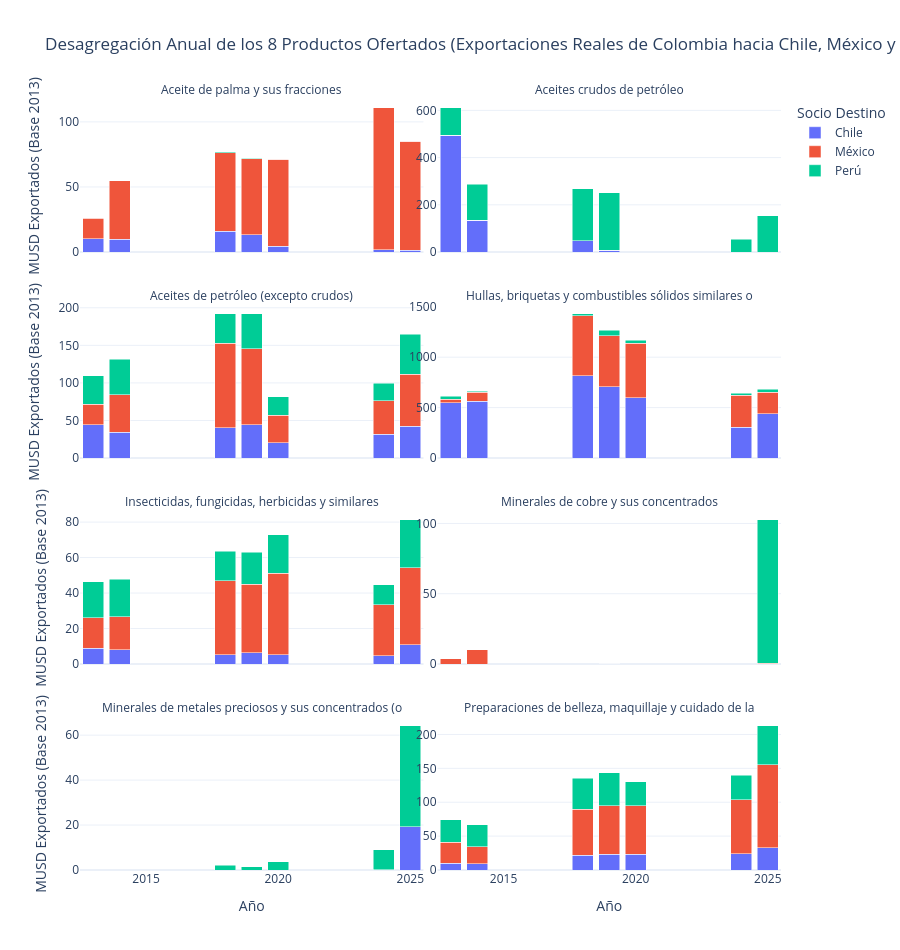
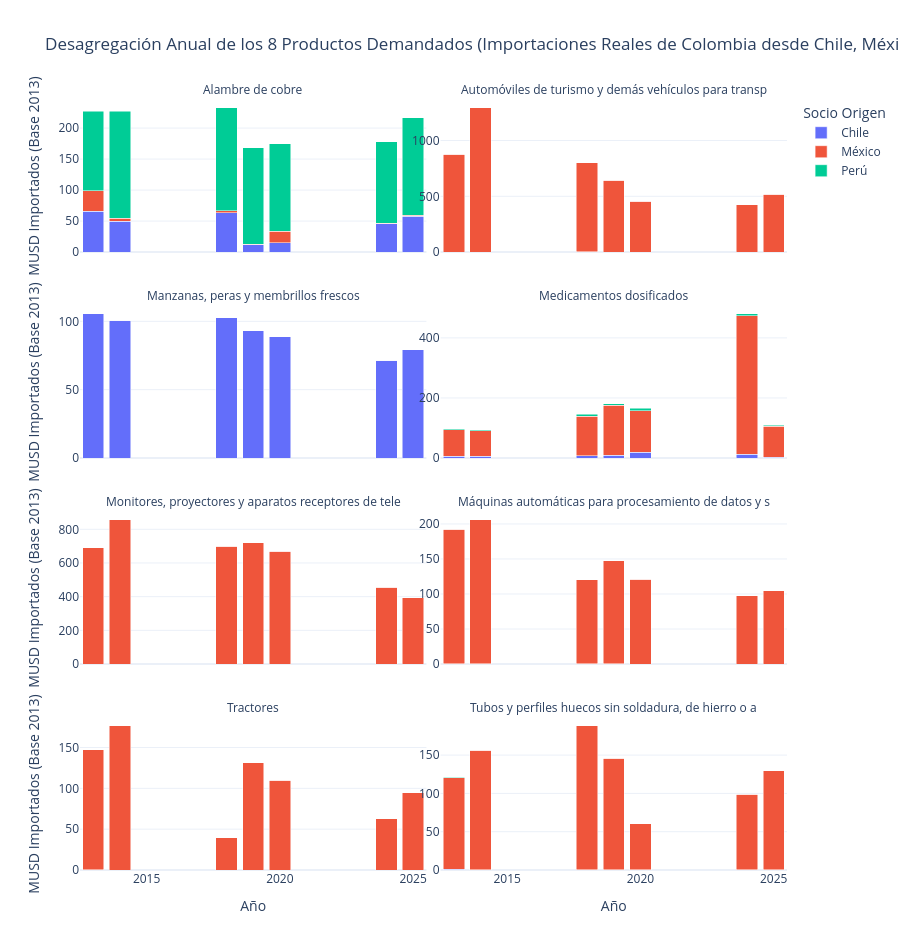

The notebook cell saved with these charts, in order:
### Markdown cell above
---
## Fase 2 CRISP-DM: Comprensión de los Datos y Desagregación Exhaustiva de los 8 Productos Ofertados y 8 Demandados (*Data Understanding*)

### 2.1 Evolución Temporal y por País Socio (`CHL`, `MEX`, `PER`) de Cada Uno de los 16 Productos
A partir de los **1,111,403 registros de exportaciones** (`Expo_2013` a `Expo_2025`) y los **2,697,644 registros de importaciones** (`Impo_2013` a `Impo_2025`), se desagrega individualmente la trayectoria real deflactada (MUSD Base 2013) de cada uno de los **8 Productos Ofertados** y de cada uno de los **8 Productos Demandados** por socio comercial y bloque histórico.

### Code cell
from src.alianza_pacifico.crispdm_pipeline import (
    PRODUCTOS_OFERTADOS_LIST,
    PRODUCTOS_DEMANDADOS_LIST,
    execute_full_crispdm,
)

df_expo, panel_ap, resultados_pruebas, modelo_bundle = execute_full_crispdm(PROJECT_ROOT)
monthly_prod = modelo_bundle['monthly_prod']
df_prod = modelo_bundle['df_prod']

# Visualización interactiva Plotly y Grillas 4x2 para cada uno de los 8 Productos Ofertados y 8 Demandados
anual_prod = (
    monthly_prod.groupby(['anio', 'COD_PAI4', 'pais_nombre', 'tipo_canasta', 'producto_clave'], as_index=False)
    .agg(
        expo_real_musd=('expo_real_usd', lambda s: round(s.sum() / 1e6, 3)),
        impo_real_musd=('impo_real_usd', lambda s: round(s.sum() / 1e6, 3)),
    )
)
fig_px_of = px.bar(
    anual_prod[anual_prod['tipo_canasta'] == 'Canasta Ofertada'],
    x='anio', y='expo_real_musd', color='pais_nombre', facet_col='producto_clave', facet_col_wrap=2,
    title='Desagregación Anual de los 8 Productos Ofertados (MUSD Exportados Base 2013 por Socio)',
    template='plotly_white', height=950,
)
fig_px_of.update_yaxes(matches=None, showticklabels=True)
fig_px_of.show()

fig_px_dem = px.bar(
    anual_prod[anual_prod['tipo_canasta'] == 'Canasta Demandada (Referencia)'],
    x='anio', y='impo_real_musd', color='pais_nombre', facet_col='producto_clave', facet_col_wrap=2,
    title='Desagregación Anual de los 8 Productos Demandados (MUSD Importados Base 2013 por Socio)',
    template='plotly_white', height=950,
)
fig_px_dem.update_yaxes(matches=None, showticklabels=True)
fig_px_dem.show()

### Figure 1 — Plotly figure (JSON) as saved in the notebook; plotly's stock layout.template omitted (floating-point values rounded to 4 significant figures)
{"data": [{"hovertemplate": "Socio Destino=Chile<br>producto_clave=Aceite de palma y sus fracciones<br>Año=%{x}<br>MUSD Exportados (Base 2013)=%{y}<extra></extra>", "legendgroup": "Chile", "marker": {"color": "#636efa", "pattern": {"shape": ""}}, "name": "Chile", "orientation": "v", "showlegend": true, "textposition": "auto", "x": [2013, 2014, 2018, 2019, 2020, 2024, 2025], "xaxis": "x7", "y": [10.26, 9.836, 15.98, 13.23, 4.334, 1.911, 1.359], "yaxis": "y7", "type": "bar"}, {"hovertemplate": "Socio Destino=Chile<br>producto_clave=Aceites crudos de petróleo<br>Año=%{x}<br>MUSD Exportados (Base 2013)=%{y}<extra></extra>", "legendgroup": "Chile", "marker": {"color": "#636efa", "pattern": {"shape": ""}}, "name": "Chile", "orientation": "v", "showlegend": false, "textposition": "auto", "x": [2013, 2014, 2018, 2019, 2020, 2024, 2025], "xaxis": "x8", "y": [494.7, 135.5, 48.4, 6.959, 0.0, 0.0, 0.0], "yaxis": "y8", "type": "bar"}, {"hovertemplate": "Socio Destino=Chile<br>producto_clave=Aceites de petróleo (excepto crudos)<br>Año=%{x}<br>MUSD Exportados (Base 2013)=%{y}<extra></extra>", "legendgroup": "Chile", "marker": {"color": "#636efa", "pattern": {"shape": ""}}, "name": "Chile", "orientation": "v", "showlegend": false, "textposition": "auto", "x": [2013, 2014, 2018, 2019, 2020, 2024, 2025], "xaxis": "x5", "y": [44.49, 34.59, 40.39, 44.31, 20.62, 31.79, 41.99], "yaxis": "y5", "type": "bar"}, {"hovertemplate": "Socio Destino=Chile<br>producto_clave=Hullas, briquetas y combustibles sólidos similares obtenidos de la hulla<br>Año=%{x}<br>MUSD Exportados (Base 2013)=%{y}<extra></extra>", "legendgroup": "Chile", "marker": {"color": "#636efa", "pattern": {"shape": ""}}, "name": "Chile", "orientation": "v", "showlegend": false, "textposition": "auto", "x": [2013, 2014, 2018, 2019, 2020, 2024, 2025], "xaxis": "x6", "y": [548.6, 563.9, 816.0, 707.9, 599.5, 304.1, 438.2], "yaxis": "y6", "type": "bar"}, {"hovertemplate": "Socio Destino=Chile<br>producto_clave=Insecticidas, fungicidas, herbicidas y similares<br>Año=%{x}<br>MUSD Exportados (Base 2013)=%{y}<extra></extra>", "legendgroup": "Chile", "marker": {"color": "#636efa", "pattern": {"shape": ""}}, "name": "Chile", "orientation": "v", "showlegend": false, "textposition": "auto", "x": [2013, 2014, 2018, 2019, 2020, 2024, 2025], "xaxis": "x3", "y": [8.935, 8.143, 5.239, 6.304, 5.208, 4.543, 10.8], "yaxis": "y3", "type": "bar"}, {"hovertemplate": "Socio Destino=Chile<br>producto_clave=Minerales de cobre y sus concentrados<br>Año=%{x}<br>MUSD Exportados (Base 2013)=%{y}<extra></extra>", "legendgroup": "Chile", "marker": {"color": "#636efa", "pattern": {"shape": ""}}, "name": "Chile", "orientation": "v", "showlegend": false, "textposition": "auto", "x": [2013, 2014, 2018, 2019, 2020, 2024, 2025], "xaxis": "x4", "y": [0.0, 0.018, 0.0, 0.0, 0.0, 0.0, 0.0], "yaxis": "y4", "type": "bar"}, {"hovertemplate": "Socio Destino=Chile<br>producto_clave=Minerales de metales preciosos y sus concentrados (oro y cobre)<br>Año=%{x}<br>MUSD Exportados (Base 2013)=%{y}<extra></extra>", "legendgroup": "Chile", "marker": {"color": "#636efa", "pattern": {"shape": ""}}, "name": "Chile", "orientation": "v", "showlegend": false, "textposition": "auto", "x": [2013, 2014, 2018, 2019, 2020, 2024, 2025], "xaxis": "x", "y": [0.0, 0.0, 0.0, 0.0, 0.0, 0.016, 19.21], "yaxis": "y", "type": "bar"}, {"hovertemplate": "Socio Destino=Chile<br>producto_clave=Preparaciones de belleza, maquillaje y cuidado de la piel<br>Año=%{x}<br>MUSD Exportados (Base 2013)=%{y}<extra></extra>", "legendgroup": "Chile", "marker": {"color": "#636efa", "pattern": {"shape": ""}}, "name": "Chile", "orientation": "v", "showlegend": false, "textposition": "auto", "x": [2013, 2014, 2018, 2019, 2020, 2024, 2025], "xaxis": "x2", "y": [9.752, 9.277, 22.09, 23.24, 23.34, 24.12, 32.94], "yaxis": "y2", "type": "bar"}, {"hovertemplate": "Socio Destino=México<br>producto_clave=Aceite de palma y sus fracciones<br>Año=%{x}<br>MUSD Exportados (Base 2013)=%{y}<extra></extra>", "legendgroup": "México", "marker": {"color": "#EF553B", "pattern": {"shape": ""}}, "name": "México", "orientation": "v", "showlegend": true, "textposition": "auto", "x": [2013, 2014, 2018, 2019, 2020, 2024, 2025], "xaxis": "x7", "y": [15.82, 44.85, 60.47, 58.59, 66.83, 109.1, 83.67], "yaxis": "y7", "type": "bar"}, {"hovertemplate": "Socio Destino=México<br>producto_clave=Aceites crudos de petróleo<br>Año=%{x}<br>MUSD Exportados (Base 2013)=%{y}<extra></extra>", "legendgroup": "México", "marker": {"color": "#EF553B", "pattern": {"shape": ""}}, "name": "México", "orientation": "v", "showlegend": false, "textposition": "auto", "x": [2013, 2014, 2018, 2019, 2020, 2024, 2025], "xaxis": "x8", "y": [0.0, 0.0, 0.0, 0.0, 0.0, 0.0, 0.0], "yaxis": "y8", "type": "bar"}, {"hovertemplate": "Socio Destino=México<br>producto_clave=Aceites de petróleo (excepto crudos)<br>Año=%{x}<br>MUSD Exportados (Base 2013)=%{y}<extra></extra>", "legendgroup": "México", "marker": {"color": "#EF553B", "pattern": {"shape": ""}}, "name": "México", "orientation": "v", "showlegend": false, "textposition": "auto", "x": [2013, 2014, 2018, 2019, 2020, 2024, 2025], "xaxis": "x5", "y": [27.38, 49.85, 112.5, 101.4, 36.15, 44.34, 69.82], "yaxis": "y5", "type": "bar"}, {"hovertemplate": "Socio Destino=México<br>producto_clave=Hullas, briquetas y combustibles sólidos similares obtenidos de la hulla<br>Año=%{x}<br>MUSD Exportados (Base 2013)=%{y}<extra></extra>", "legendgroup": "México", "marker": {"color": "#EF553B", "pattern": {"shape": ""}}, "name": "México", "orientation": "v", "showlegend": false, "textposition": "auto", "x": [2013, 2014, 2018, 2019, 2020, 2024, 2025], "xaxis": "x6", "y": [35.49, 89.0, 593.5, 506.6, 541.0, 320.7, 216.5], "yaxis": "y6", "type": "bar"}, {"hovertemplate": "Socio Destino=México<br>producto_clave=Insecticidas, fungicidas, herbicidas y similares<br>Año=%{x}<br>MUSD Exportados (Base 2013)=%{y}<extra></extra>", "legendgroup": "México", "marker": {"color": "#EF553B", "pattern": {"shape": ""}}, "name": "México", "orientation": "v", "showlegend": false, "textposition": "auto", "x": [2013, 2014, 2018, 2019, 2020, 2024, 2025], "xaxis": "x3", "y": [17.22, 18.45, 41.8, 38.59, 46.07, 28.74, 43.58], "yaxis": "y3", "type": "bar"}, {"hovertemplate": "Socio Destino=México<br>producto_clave=Minerales de cobre y sus concentrados<br>Año=%{x}<br>MUSD Exportados (Base 2013)=%{y}<extra></extra>", "legendgroup": "México", "marker": {"color": "#EF553B", "pattern": {"shape": ""}}, "name": "México", "orientation": "v", "showlegend": false, "textposition": "auto", "x": [2013, 2014, 2018, 2019, 2020, 2024, 2025], "xaxis": "x4", "y": [3.881, 10.22, 0.0, 0.0, 0.0, 0.0, 0.655], "yaxis": "y4", "type": "bar"}, {"hovertemplate": "Socio Destino=México<br>producto_clave=Minerales de metales preciosos y sus concentrados (oro y cobre)<br>Año=%{x}<br>MUSD Exportados (Base 2013)=%{y}<extra></extra>", "legendgroup": "México", "marker": {"color": "#EF553B", "pattern": {"shape": ""}}, "name": "México", "orientation": "v", "showlegend": false, "textposition": "auto", "x": [2013, 2014, 2018, 2019, 2020, 2024, 2025], "xaxis": "x", "y": [0.0, 0.0, 0.0, 0.0, 0.0, 0.019, 0.0], "yaxis": "y", "type": "bar"}, {"hovertemplate": "Socio Destino=México<br>producto_clave=Preparaciones de belleza, maquillaje y cuidado de la piel<br>Año=%{x}<br>MUSD Exportados (Base 2013)=%{y}<extra></extra>", "legendgroup": "México", "marker": {"color": "#EF553B", "pattern": {"shape": ""}}, "name": "México", "orientation": "v", "showlegend": false, "textposition": "auto", "x": [2013, 2014, 2018, 2019, 2020, 2024, 2025], "xaxis": "x2", "y": [31.11, 24.8, 67.22, 71.41, 71.78, 79.4, 122.4], "yaxis": "y2", "type": "bar"}, {"hovertemplate": "Socio Destino=Perú<br>producto_clave=Aceite de palma y sus fracciones<br>Año=%{x}<br>MUSD Exportados (Base 2013)=%{y}<extra></extra>", "legendgroup": "Perú", "marker": {"color": "#00cc96", "pattern": {"shape": ""}}, "name": "Perú", "orientation": "v", "showlegend": true, "textposition": "auto", "x": [2013, 2014, 2018, 2019, 2020, 2024, 2025], "xaxis": "x7", "y": [0.306, 0.0, 0.648, 0.078, 0.085, 0.0, 0.258], "yaxis": "y7", "type": "bar"}, {"hovertemplate": "Socio Destino=Perú<br>producto_clave=Aceites crudos de petróleo<br>Año=%{x}<br>MUSD Exportados (Base 2013)=%{y}<extra></extra>", "legendgroup": "Perú", "marker": {"color": "#00cc96", "pattern": {"shape": ""}}, "name": "Perú", "orientation": "v", "showlegend": false, "textposition": "auto", "x": [2013, 2014, 2018, 2019, 2020, 2024, 2025], "xaxis": "x8", "y": [116.9, 152.6, 220.0, 243.3, 0.0, 53.72, 153.6], "yaxis": "y8", "type": "bar"}, {"hovertemplate": "Socio Destino=Perú<br>producto_clave=Aceites de petróleo (excepto crudos)<br>Año=%{x}<br>MUSD Exportados (Base 2013)=%{y}<extra></extra>", "legendgroup": "Perú", "marker": {"color": "#00cc96", "pattern": {"shape": ""}}, "name": "Perú", "orientation": "v", "showlegend": false, "textposition": "auto", "x": [2013, 2014, 2018, 2019, 2020, 2024, 2025], "xaxis": "x5", "y": [37.46, 46.94, 39.35, 46.51, 24.47, 23.5, 52.77], "yaxis": "y5", "type": "bar"}, {"hovertemplate": "Socio Destino=Perú<br>producto_clave=Hullas, briquetas y combustibles sólidos similares obtenidos de la hulla<br>Año=%{x}<br>MUSD Exportados (Base 2013)=%{y}<extra></extra>", "legendgroup": "Perú", "marker": {"color": "#00cc96", "pattern": {"shape": ""}}, "name": "Perú", "orientation": "v", "showlegend": false, "textposition": "auto", "x": [2013, 2014, 2018, 2019, 2020, 2024, 2025], "xaxis": "x6", "y": [27.68, 10.86, 22.65, 53.23, 25.92, 15.15, 27.68], "yaxis": "y6", "type": "bar"}, {"hovertemplate": "Socio Destino=Perú<br>producto_clave=Insecticidas, fungicidas, herbicidas y similares<br>Año=%{x}<br>MUSD Exportados (Base 2013)=%{y}<extra></extra>", "legendgroup": "Perú", "marker": {"color": "#00cc96", "pattern": {"shape": ""}}, "name": "Perú", "orientation": "v", "showlegend": false, "textposition": "auto", "x": [2013, 2014, 2018, 2019, 2020, 2024, 2025], "xaxis": "x3", "y": [20.24, 21.27, 16.49, 18.09, 21.62, 11.36, 27.04], "yaxis": "y3", "type": "bar"}, {"hovertemplate": "Socio Destino=Perú<br>producto_clave=Minerales de cobre y sus concentrados<br>Año=%{x}<br>MUSD Exportados (Base 2013)=%{y}<extra></extra>", "legendgroup": "Perú", "marker": {"color": "#00cc96", "pattern": {"shape": ""}}, "name": "Perú", "orientation": "v", "showlegend": false, "textposition": "auto", "x": [2013, 2014, 2018, 2019, 2020, 2024, 2025], "xaxis": "x4", "y": [0.0, 0.0, 0.0, 0.078, 0.017, 0.0, 102.1], "yaxis": "y4", "type": "bar"}, {"hovertemplate": "Socio Destino=Perú<br>producto_clave=Minerales de metales preciosos y sus concentrados (oro y cobre)<br>Año=%{x}<br>MUSD Exportados (Base 2013)=%{y}<extra></extra>", "legendgroup": "Perú", "marker": {"color": "#00cc96", "pattern": {"shape": ""}}, "name": "Perú", "orientation": "v", "showlegend": false, "textposition": "auto", "x": [2013, 2014, 2018, 2019, 2020, 2024, 2025], "xaxis": "x", "y": [0.0, 0.0, 2.206, 1.446, 3.66, 9.045, 45.08], "yaxis": "y", "type": "bar"}, {"hovertemplate": "Socio Destino=Perú<br>producto_clave=Preparaciones de belleza, maquillaje y cuidado de la piel<br>Año=%{x}<br>MUSD Exportados (Base 2013)=%{y}<extra></extra>", "legendgroup": "Perú", "marker": {"color": "#00cc96", "pattern": {"shape": ""}}, "name": "Perú", "orientation": "v", "showlegend": false, "textposition": "auto", "x": [2013, 2014, 2018, 2019, 2020, 2024, 2025], "xaxis": "x2", "y": [33.11, 32.63, 46.26, 49.2, 35.11, 36.41, 57.85], "yaxis": "y2", "type": "bar"}], "layout": {"xaxis": {"anchor": "y", "domain": [0.0, 0.49], "title": {"text": "Año"}}, "yaxis": {"anchor": "x", "domain": [0.0, 0.1975], "title": {"text": "MUSD Exportados (Base 2013)"}, "showticklabels": true}, "xaxis2": {"anchor": "y2", "domain": [0.51, 1.0], "matches": "x", "title": {"text": "Año"}}, "yaxis2": {"anchor": "x2", "domain": [0.0, 0.1975], "showticklabels": true}, "xaxis3": {"anchor": "y3", "domain": [0.0, 0.49], "matches": "x", "showticklabels": false}, "yaxis3": {"anchor": "x3", "domain": [0.2675, 0.465], "title": {"text": "MUSD Exportados (Base 2013)"}, "showticklabels": true}, "xaxis4": {"anchor": "y4", "domain": [0.51, 1.0], "matches": "x", "showticklabels": false}, "yaxis4": {"anchor": "x4", "domain": [0.2675, 0.465], "showticklabels": true}, "xaxis5": {"anchor": "y5", "domain": [0.0, 0.49], "matches": "x", "showticklabels": false}, "yaxis5": {"anchor": "x5", "domain": [0.535, 0.7325], "title": {"text": "MUSD Exportados (Base 2013)"}, "showticklabels": true}, "xaxis6": {"anchor": "y6", "domain": [0.51, 1.0], "matches": "x", "showticklabels": false}, "yaxis6": {"anchor": "x6", "domain": [0.535, 0.7325], "showticklabels": true}, "xaxis7": {"anchor": "y7", "domain": [0.0, 0.49], "matches": "x", "showticklabels": false}, "yaxis7": {"anchor": "x7", "domain": [0.8025, 1.0], "title": {"text": "MUSD Exportados (Base 2013)"}, "showticklabels": true}, "xaxis8": {"anchor": "y8", "domain": [0.51, 1.0], "matches": "x", "showticklabels": false}, "yaxis8": {"anchor": "x8", "domain": [0.8025, 1.0], "showticklabels": true}, "annotations": [{"font": {}, "showarrow": false, "text": "Minerales de metales preciosos y sus concentrados (o", "x": 0.245, "xanchor": "center", "xref": "paper", "y": 0.1975, "yanchor": "bottom", "yref": "paper"}, {"font": {}, "showarrow": false, "text": "Preparaciones de belleza, maquillaje y cuidado de la", "x": 0.755, "xanchor": "center", "xref": "paper", "y": 0.1975, "yanchor": "bottom", "yref": "paper"}, {"font": {}, "showarrow": false, "text": "Insecticidas, fungicidas, herbicidas y similares", "x": 0.245, "xanchor": "center", "xref": "paper", "y": 0.465, "yanchor": "bottom", "yref": "paper"}, {"font": {}, "showarrow": false, "text": "Minerales de cobre y sus concentrados", "x": 0.755, "xanchor": "center", "xref": "paper", "y": 0.465, "yanchor": "bottom", "yref": "paper"}, {"font": {}, "showarrow": false, "text": "Aceites de petróleo (excepto crudos)", "x": 0.245, "xanchor": "center", "xref": "paper", "y": 0.7325, "yanchor": "bottom", "yref": "paper"}, {"font": {}, "showarrow": false, "text": "Hullas, briquetas y combustibles sólidos similares o", "x": 0.755, "xanchor": "center", "xref": "paper", "y": 0.7325, "yanchor": "bottom", "yref": "paper"}, {"font": {}, "showarrow": false, "text": "Aceite de palma y sus fracciones", "x": 0.245, "xanchor": "center", "xref": "paper", "y": 1.0, "yanchor": "bottom", "yref": "paper"}, {"font": {}, "showarrow": false, "text": "Aceites crudos de petróleo", "x": 0.755, "xanchor": "center", "xref": "paper", "y": 1.0, "yanchor": "bottom", "yref": "paper"}], "legend": {"title": {"text": "Socio Destino"}, "tracegroupgap": 0}, "title": {"text": "Desagregación Anual de los 8 Productos Ofertados (Exportaciones Reales de Colombia hacia Chile, México y Perú — MUSD Base 2013)"}, "barmode": "stack", "height": 950}}

### Figure 2 — Plotly figure (JSON) as saved in the notebook; plotly's stock layout.template omitted (floating-point values rounded to 4 significant figures)
{"data": [{"hovertemplate": "Socio Origen=Chile<br>producto_clave=Alambre de cobre<br>Año=%{x}<br>MUSD Importados (Base 2013)=%{y}<extra></extra>", "legendgroup": "Chile", "marker": {"color": "#636efa", "pattern": {"shape": ""}}, "name": "Chile", "orientation": "v", "showlegend": true, "textposition": "auto", "x": [2013, 2014, 2018, 2019, 2020, 2024, 2025], "xaxis": "x7", "y": [65.64, 49.8, 63.17, 11.75, 14.89, 45.73, 57.42], "yaxis": "y7", "type": "bar"}, {"hovertemplate": "Socio Origen=Chile<br>producto_clave=Automóviles de turismo y demás vehículos para transporte de personas<br>Año=%{x}<br>MUSD Importados (Base 2013)=%{y}<extra></extra>", "legendgroup": "Chile", "marker": {"color": "#636efa", "pattern": {"shape": ""}}, "name": "Chile", "orientation": "v", "showlegend": false, "textposition": "auto", "x": [2013, 2014, 2018, 2019, 2020, 2024, 2025], "xaxis": "x8", "y": [0.077, 0.0, 3.6, 0.0, 0.0, 0.0, 0.038], "yaxis": "y8", "type": "bar"}, {"hovertemplate": "Socio Origen=Chile<br>producto_clave=Manzanas, peras y membrillos frescos<br>Año=%{x}<br>MUSD Importados (Base 2013)=%{y}<extra></extra>", "legendgroup": "Chile", "marker": {"color": "#636efa", "pattern": {"shape": ""}}, "name": "Chile", "orientation": "v", "showlegend": false, "textposition": "auto", "x": [2013, 2014, 2018, 2019, 2020, 2024, 2025], "xaxis": "x5", "y": [105.7, 100.9, 102.5, 93.06, 88.77, 71.47, 79.24], "yaxis": "y5", "type": "bar"}, {"hovertemplate": "Socio Origen=Chile<br>producto_clave=Medicamentos dosificados<br>Año=%{x}<br>MUSD Importados (Base 2013)=%{y}<extra></extra>", "legendgroup": "Chile", "marker": {"color": "#636efa", "pattern": {"shape": ""}}, "name": "Chile", "orientation": "v", "showlegend": false, "textposition": "auto", "x": [2013, 2014, 2018, 2019, 2020, 2024, 2025], "xaxis": "x6", "y": [6.51, 5.984, 6.95, 9.629, 19.05, 12.14, 3.262], "yaxis": "y6", "type": "bar"}, {"hovertemplate": "Socio Origen=Chile<br>producto_clave=Monitores, proyectores y aparatos receptores de televisión<br>Año=%{x}<br>MUSD Importados (Base 2013)=%{y}<extra></extra>", "legendgroup": "Chile", "marker": {"color": "#636efa", "pattern": {"shape": ""}}, "name": "Chile", "orientation": "v", "showlegend": false, "textposition": "auto", "x": [2013, 2014, 2018, 2019, 2020, 2024, 2025], "xaxis": "x3", "y": [0.001, 0.0, 0.008, 0.0, 0.104, 0.001, 0.005], "yaxis": "y3", "type": "bar"}, {"hovertemplate": "Socio Origen=Chile<br>producto_clave=Máquinas automáticas para procesamiento de datos y sus unidades<br>Año=%{x}<br>MUSD Importados (Base 2013)=%{y}<extra></extra>", "legendgroup": "Chile", "marker": {"color": "#636efa", "pattern": {"shape": ""}}, "name": "Chile", "orientation": "v", "showlegend": false, "textposition": "auto", "x": [2013, 2014, 2018, 2019, 2020, 2024, 2025], "xaxis": "x4", "y": [0.265, 0.454, 0.07, 0.102, 0.013, 0.006, 0.001], "yaxis": "y4", "type": "bar"}, {"hovertemplate": "Socio Origen=Chile<br>producto_clave=Tractores<br>Año=%{x}<br>MUSD Importados (Base 2013)=%{y}<extra></extra>", "legendgroup": "Chile", "marker": {"color": "#636efa", "pattern": {"shape": ""}}, "name": "Chile", "orientation": "v", "showlegend": false, "textposition": "auto", "x": [2013, 2014, 2018, 2019, 2020, 2024, 2025], "xaxis": "x", "y": [0.059, 0.0, 0.0, 0.0, 0.0, 0.0, 0.0], "yaxis": "y", "type": "bar"}, {"hovertemplate": "Socio Origen=Chile<br>producto_clave=Tubos y perfiles huecos sin soldadura, de hierro o acero<br>Año=%{x}<br>MUSD Importados (Base 2013)=%{y}<extra></extra>", "legendgroup": "Chile", "marker": {"color": "#636efa", "pattern": {"shape": ""}}, "name": "Chile", "orientation": "v", "showlegend": false, "textposition": "auto", "x": [2013, 2014, 2018, 2019, 2020, 2024, 2025], "xaxis": "x2", "y": [0.818, 0.427, 0.199, 0.2, 0.124, 0.006, 0.07], "yaxis": "y2", "type": "bar"}, {"hovertemplate": "Socio Origen=México<br>producto_clave=Alambre de cobre<br>Año=%{x}<br>MUSD Importados (Base 2013)=%{y}<extra></extra>", "legendgroup": "México", "marker": {"color": "#EF553B", "pattern": {"shape": ""}}, "name": "México", "orientation": "v", "showlegend": true, "textposition": "auto", "x": [2013, 2014, 2018, 2019, 2020, 2024, 2025], "xaxis": "x7", "y": [33.0, 4.688, 3.227, 0.924, 18.78, 0.841, 1.759], "yaxis": "y7", "type": "bar"}, {"hovertemplate": "Socio Origen=México<br>producto_clave=Automóviles de turismo y demás vehículos para transporte de personas<br>Año=%{x}<br>MUSD Importados (Base 2013)=%{y}<extra></extra>", "legendgroup": "México", "marker": {"color": "#EF553B", "pattern": {"shape": ""}}, "name": "México", "orientation": "v", "showlegend": false, "textposition": "auto", "x": [2013, 2014, 2018, 2019, 2020, 2024, 2025], "xaxis": "x8", "y": [877.3, 1295.0, 798.2, 641.9, 457.8, 425.7, 517.2], "yaxis": "y8", "type": "bar"}, {"hovertemplate": "Socio Origen=México<br>producto_clave=Manzanas, peras y membrillos frescos<br>Año=%{x}<br>MUSD Importados (Base 2013)=%{y}<extra></extra>", "legendgroup": "México", "marker": {"color": "#EF553B", "pattern": {"shape": ""}}, "name": "México", "orientation": "v", "showlegend": false, "textposition": "auto", "x": [2013, 2014, 2018, 2019, 2020, 2024, 2025], "xaxis": "x5", "y": [0.0, 0.0, 0.0, 0.0, 0.0, 0.0, 0.0], "yaxis": "y5", "type": "bar"}, {"hovertemplate": "Socio Origen=México<br>producto_clave=Medicamentos dosificados<br>Año=%{x}<br>MUSD Importados (Base 2013)=%{y}<extra></extra>", "legendgroup": "México", "marker": {"color": "#EF553B", "pattern": {"shape": ""}}, "name": "México", "orientation": "v", "showlegend": false, "textposition": "auto", "x": [2013, 2014, 2018, 2019, 2020, 2024, 2025], "xaxis": "x6", "y": [87.08, 85.15, 132.9, 166.0, 139.2, 461.1, 102.8], "yaxis": "y6", "type": "bar"}, {"hovertemplate": "Socio Origen=México<br>producto_clave=Monitores, proyectores y aparatos receptores de televisión<br>Año=%{x}<br>MUSD Importados (Base 2013)=%{y}<extra></extra>", "legendgroup": "México", "marker": {"color": "#EF553B", "pattern": {"shape": ""}}, "name": "México", "orientation": "v", "showlegend": false, "textposition": "auto", "x": [2013, 2014, 2018, 2019, 2020, 2024, 2025], "xaxis": "x3", "y": [691.1, 857.8, 698.1, 720.0, 670.7, 455.3, 394.1], "yaxis": "y3", "type": "bar"}, {"hovertemplate": "Socio Origen=México<br>producto_clave=Máquinas automáticas para procesamiento de datos y sus unidades<br>Año=%{x}<br>MUSD Importados (Base 2013)=%{y}<extra></extra>", "legendgroup": "México", "marker": {"color": "#EF553B", "pattern": {"shape": ""}}, "name": "México", "orientation": "v", "showlegend": false, "textposition": "auto", "x": [2013, 2014, 2018, 2019, 2020, 2024, 2025], "xaxis": "x4", "y": [192.3, 205.8, 120.4, 147.4, 121.3, 97.27, 104.9], "yaxis": "y4", "type": "bar"}, {"hovertemplate": "Socio Origen=México<br>producto_clave=Tractores<br>Año=%{x}<br>MUSD Importados (Base 2013)=%{y}<extra></extra>", "legendgroup": "México", "marker": {"color": "#EF553B", "pattern": {"shape": ""}}, "name": "México", "orientation": "v", "showlegend": false, "textposition": "auto", "x": [2013, 2014, 2018, 2019, 2020, 2024, 2025], "xaxis": "x", "y": [147.1, 176.9, 39.48, 131.4, 110.2, 62.53, 94.7], "yaxis": "y", "type": "bar"}, {"hovertemplate": "Socio Origen=México<br>producto_clave=Tubos y perfiles huecos sin soldadura, de hierro o acero<br>Año=%{x}<br>MUSD Importados (Base 2013)=%{y}<extra></extra>", "legendgroup": "México", "marker": {"color": "#EF553B", "pattern": {"shape": ""}}, "name": "México", "orientation": "v", "showlegend": false, "textposition": "auto", "x": [2013, 2014, 2018, 2019, 2020, 2024, 2025], "xaxis": "x2", "y": [119.4, 155.9, 188.3, 145.7, 60.13, 99.17, 129.5], "yaxis": "y2", "type": "bar"}, {"hovertemplate": "Socio Origen=Perú<br>producto_clave=Alambre de cobre<br>Año=%{x}<br>MUSD Importados (Base 2013)=%{y}<extra></extra>", "legendgroup": "Perú", "marker": {"color": "#00cc96", "pattern": {"shape": ""}}, "name": "Perú", "orientation": "v", "showlegend": true, "textposition": "auto", "x": [2013, 2014, 2018, 2019, 2020, 2024, 2025], "xaxis": "x7", "y": [128.2, 172.8, 166.6, 155.9, 141.4, 131.6, 157.3], "yaxis": "y7", "type": "bar"}, {"hovertemplate": "Socio Origen=Perú<br>producto_clave=Automóviles de turismo y demás vehículos para transporte de personas<br>Año=%{x}<br>MUSD Importados (Base 2013)=%{y}<extra></extra>", "legendgroup": "Perú", "marker": {"color": "#00cc96", "pattern": {"shape": ""}}, "name": "Perú", "orientation": "v", "showlegend": false, "textposition": "auto", "x": [2013, 2014, 2018, 2019, 2020, 2024, 2025], "xaxis": "x8", "y": [0.074, 0.021, 0.0, 0.0, 0.0, 0.261, 0.0], "yaxis": "y8", "type": "bar"}, {"hovertemplate": "Socio Origen=Perú<br>producto_clave=Manzanas, peras y membrillos frescos<br>Año=%{x}<br>MUSD Importados (Base 2013)=%{y}<extra></extra>", "legendgroup": "Perú", "marker": {"color": "#00cc96", "pattern": {"shape": ""}}, "name": "Perú", "orientation": "v", "showlegend": false, "textposition": "auto", "x": [2013, 2014, 2018, 2019, 2020, 2024, 2025], "xaxis": "x5", "y": [0.0, 0.0, 0.0, 0.0, 0.0, 0.0, 0.07], "yaxis": "y5", "type": "bar"}, {"hovertemplate": "Socio Origen=Perú<br>producto_clave=Medicamentos dosificados<br>Año=%{x}<br>MUSD Importados (Base 2013)=%{y}<extra></extra>", "legendgroup": "Perú", "marker": {"color": "#00cc96", "pattern": {"shape": ""}}, "name": "Perú", "orientation": "v", "showlegend": false, "textposition": "auto", "x": [2013, 2014, 2018, 2019, 2020, 2024, 2025], "xaxis": "x6", "y": [3.521, 2.776, 5.47, 5.527, 7.051, 7.702, 2.367], "yaxis": "y6", "type": "bar"}, {"hovertemplate": "Socio Origen=Perú<br>producto_clave=Monitores, proyectores y aparatos receptores de televisión<br>Año=%{x}<br>MUSD Importados (Base 2013)=%{y}<extra></extra>", "legendgroup": "Perú", "marker": {"color": "#00cc96", "pattern": {"shape": ""}}, "name": "Perú", "orientation": "v", "showlegend": false, "textposition": "auto", "x": [2013, 2014, 2018, 2019, 2020, 2024, 2025], "xaxis": "x3", "y": [0.0, 0.009, 0.0, 0.0, 0.0, 0.0, 0.006], "yaxis": "y3", "type": "bar"}, {"hovertemplate": "Socio Origen=Perú<br>producto_clave=Máquinas automáticas para procesamiento de datos y sus unidades<br>Año=%{x}<br>MUSD Importados (Base 2013)=%{y}<extra></extra>", "legendgroup": "Perú", "marker": {"color": "#00cc96", "pattern": {"shape": ""}}, "name": "Perú", "orientation": "v", "showlegend": false, "textposition": "auto", "x": [2013, 2014, 2018, 2019, 2020, 2024, 2025], "xaxis": "x4", "y": [0.09, 0.05, 0.004, 0.015, 0.0, 0.011, 0.018], "yaxis": "y4", "type": "bar"}, {"hovertemplate": "Socio Origen=Perú<br>producto_clave=Tractores<br>Año=%{x}<br>MUSD Importados (Base 2013)=%{y}<extra></extra>", "legendgroup": "Perú", "marker": {"color": "#00cc96", "pattern": {"shape": ""}}, "name": "Perú", "orientation": "v", "showlegend": false, "textposition": "auto", "x": [2013, 2014, 2018, 2019, 2020, 2024, 2025], "xaxis": "x", "y": [0.0, 0.0, 0.0, 0.077, 0.0, 0.005, 0.101], "yaxis": "y", "type": "bar"}, {"hovertemplate": "Socio Origen=Perú<br>producto_clave=Tubos y perfiles huecos sin soldadura, de hierro o acero<br>Año=%{x}<br>MUSD Importados (Base 2013)=%{y}<extra></extra>", "legendgroup": "Perú", "marker": {"color": "#00cc96", "pattern": {"shape": ""}}, "name": "Perú", "orientation": "v", "showlegend": false, "textposition": "auto", "x": [2013, 2014, 2018, 2019, 2020, 2024, 2025], "xaxis": "x2", "y": [0.918, 0.032, 0.135, 0.059, 0.035, 0.031, 0.221], "yaxis": "y2", "type": "bar"}], "layout": {"xaxis": {"anchor": "y", "domain": [0.0, 0.49], "title": {"text": "Año"}}, "yaxis": {"anchor": "x", "domain": [0.0, 0.1975], "title": {"text": "MUSD Importados (Base 2013)"}, "showticklabels": true}, "xaxis2": {"anchor": "y2", "domain": [0.51, 1.0], "matches": "x", "title": {"text": "Año"}}, "yaxis2": {"anchor": "x2", "domain": [0.0, 0.1975], "showticklabels": true}, "xaxis3": {"anchor": "y3", "domain": [0.0, 0.49], "matches": "x", "showticklabels": false}, "yaxis3": {"anchor": "x3", "domain": [0.2675, 0.465], "title": {"text": "MUSD Importados (Base 2013)"}, "showticklabels": true}, "xaxis4": {"anchor": "y4", "domain": [0.51, 1.0], "matches": "x", "showticklabels": false}, "yaxis4": {"anchor": "x4", "domain": [0.2675, 0.465], "showticklabels": true}, "xaxis5": {"anchor": "y5", "domain": [0.0, 0.49], "matches": "x", "showticklabels": false}, "yaxis5": {"anchor": "x5", "domain": [0.535, 0.7325], "title": {"text": "MUSD Importados (Base 2013)"}, "showticklabels": true}, "xaxis6": {"anchor": "y6", "domain": [0.51, 1.0], "matches": "x", "showticklabels": false}, "yaxis6": {"anchor": "x6", "domain": [0.535, 0.7325], "showticklabels": true}, "xaxis7": {"anchor": "y7", "domain": [0.0, 0.49], "matches": "x", "showticklabels": false}, "yaxis7": {"anchor": "x7", "domain": [0.8025, 1.0], "title": {"text": "MUSD Importados (Base 2013)"}, "showticklabels": true}, "xaxis8": {"anchor": "y8", "domain": [0.51, 1.0], "matches": "x", "showticklabels": false}, "yaxis8": {"anchor": "x8", "domain": [0.8025, 1.0], "showticklabels": true}, "annotations": [{"font": {}, "showarrow": false, "text": "Tractores", "x": 0.245, "xanchor": "center", "xref": "paper", "y": 0.1975, "yanchor": "bottom", "yref": "paper"}, {"font": {}, "showarrow": false, "text": "Tubos y perfiles huecos sin soldadura, de hierro o a", "x": 0.755, "xanchor": "center", "xref": "paper", "y": 0.1975, "yanchor": "bottom", "yref": "paper"}, {"font": {}, "showarrow": false, "text": "Monitores, proyectores y aparatos receptores de tele", "x": 0.245, "xanchor": "center", "xref": "paper", "y": 0.465, "yanchor": "bottom", "yref": "paper"}, {"font": {}, "showarrow": false, "text": "Máquinas automáticas para procesamiento de datos y s", "x": 0.755, "xanchor": "center", "xref": "paper", "y": 0.465, "yanchor": "bottom", "yref": "paper"}, {"font": {}, "showarrow": false, "text": "Manzanas, peras y membrillos frescos", "x": 0.245, "xanchor": "center", "xref": "paper", "y": 0.7325, "yanchor": "bottom", "yref": "paper"}, {"font": {}, "showarrow": false, "text": "Medicamentos dosificados", "x": 0.755, "xanchor": "center", "xref": "paper", "y": 0.7325, "yanchor": "bottom", "yref": "paper"}, {"font": {}, "showarrow": false, "text": "Alambre de cobre", "x": 0.245, "xanchor": "center", "xref": "paper", "y": 1.0, "yanchor": "bottom", "yref": "paper"}, {"font": {}, "showarrow": false, "text": "Automóviles de turismo y demás vehículos para transp", "x": 0.755, "xanchor": "center", "xref": "paper", "y": 1.0, "yanchor": "bottom", "yref": "paper"}], "legend": {"title": {"text": "Socio Origen"}, "tracegroupgap": 0}, "title": {"text": "Desagregación Anual de los 8 Productos Demandados (Importaciones Reales de Colombia desde Chile, México y Perú — MUSD Base 2013)"}, "barmode": "stack", "height": 950}}
